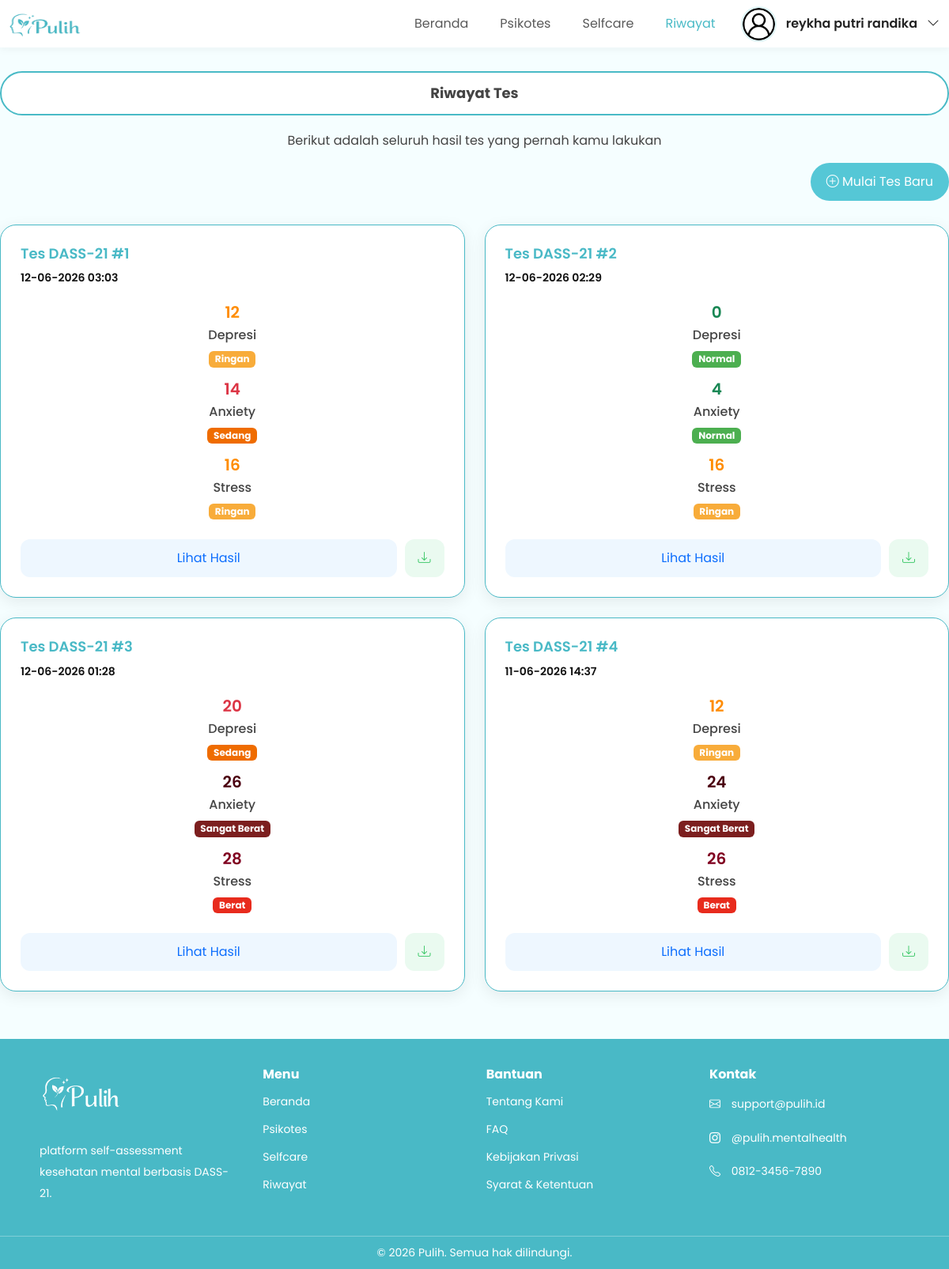
Screenshot of /riwayat (signed in) with the database file from the repository.
### app.py (models this page shows)
class RiwayatTes(db.Model):
    id = db.Column(
        db.Integer,
        primary_key=True
    )
    user_id = db.Column(
        db.Integer,
        db.ForeignKey('user.id')
    )
    tanggal = db.Column(
        db.DateTime
    )
    skor_depresi = db.Column(
        db.Integer
    )
    skor_anxiety = db.Column(
        db.Integer
    )
    skor_stress = db.Column(
        db.Integer
    )
    kategori_depresi = db.Column(
        db.String(50)
    )
    kategori_anxiety = db.Column(
        db.String(50)
    )
    kategori_stress = db.Column(
        db.String(50)
    )

### app.py (the view)
@app.route('/riwayat')
def riwayat():
    if 'user_id' not in session:
        return redirect('/')
    data = RiwayatTes.query.filter_by(
        user_id=session['user_id']
    ).order_by(
        RiwayatTes.tanggal.desc()
    ).all()
    for item in data:
        item.warna_depresi = warna_badge(
            item.kategori_depresi
        )
        item.warna_anxiety = warna_badge(
            item.kategori_anxiety
        )
        item.warna_stress = warna_badge(
            item.kategori_stress
        )
        item.text_depresi = warna_angka(
            item.kategori_depresi
        )
        item.text_anxiety = warna_angka(
            item.kategori_anxiety
        )
        item.text_stress = warna_angka(
            item.kategori_stress
        )
    return render_template(
        'riwayat.html',
        data=data,
        active_page='riwayat'
    )

### app.py (called while the page is built)
def warna_badge(kategori):
    if kategori == "Normal":
        return "badge-normal"
    elif kategori == "Ringan":
        return "badge-ringan"
    elif kategori == "Sedang":
        return "badge-sedang"
    elif kategori == "Berat":
        return "badge-berat"
    elif kategori == "Sangat Berat":
        return "badge-sangat-berat"

def warna_angka(kategori):
    if kategori == "Normal":
        return "text-success"
    elif kategori == "Ringan":
        return "text-ringan"
    elif kategori == "Sedang":
        return "text-danger"
    elif kategori == "Berat":
        return "text-berat"
    elif kategori == "Sangat Berat":
        return "text-sangat-berat"
    return "text-dark"

### templates/riwayat.html (shortened to what this page needs)
{% extends 'base.html' %} {% block content %}
<section class="riwayat-section">
    <div class="riwayat-container">
        <div class="riwayat-header" data-aos="zoom-in">
            <h1>Riwayat Tes</h1>
            </div>
            <p>Berikut adalah seluruh hasil tes yang pernah kamu lakukan</p>
        <div class="btn-wrapper" data-aos="fade-up">
            <a href="/tes_baru" class="tes-baru-btn">
                <i class="bi bi-plus-circle"></i>
                Mulai Tes Baru
            </a>
        </div>
        <div class="riwayat-grid">
            {% for item in data %}
            <div class="riwayat-item">
                <div class="riwayat-card" data-aos="fade-up">
                    <div class="riwayat-body">
                        <div class="riwayat-info">
                            <h5>Tes DASS-21 #{{ loop.index }}</h5>
                            <small>
                                {{ item.tanggal.strftime('%d-%m-%Y %H:%M') }}
                            </small>
                        </div>
                        <div class="hasil-grid">
                            <div class="hasil-item">
                                <h3 class="{{ item.text_depresi }}">
                                    {{ item.skor_depresi }}
                                </h3>
                                <span>Depresi</span>
                                <div class="badge {{ item.warna_depresi }}">
                                    {{ item.kategori_depresi }}
                                </div>
                            </div>
                            <div class="hasil-item">
                                <h3 class="{{ item.text_anxiety }}">
                                    {{ item.skor_anxiety }}
                                </h3>
                                <span>Anxiety</span>
                                <div class="badge {{ item.warna_anxiety }}">
                                    {{ item.kategori_anxiety }}
                                </div>
                            </div>
                            <div class="hasil-item">
                                <h3 class="{{ item.text_stress }}">
                                    {{ item.skor_stress }}
                                </h3>
                                <span>Stress</span>
                                <div class="badge {{ item.warna_stress }}">
                                    {{ item.kategori_stress }}
                                </div>
                            </div>
                        </div>
                        <div class="action-buttons">
                            <a href="/detail_hasil/{{ item.id }}"
                               class="btn-detail">
                               Lihat Hasil
                            </a>
                            <a href="{{ url_for('download_pdf', id=item.id) }}"
                               class="btn-download">
                                <i class="bi bi-download"></i>
                            </a>
                        </div>
                    </div>
                </div>
            </div>
            {% endfor %}
        </div>
    </div>
</section>
{% endblock %}

### templates/base.html (shortened to what this page needs)
<!DOCTYPE html>
<html lang="en">
<head>
    <link rel="stylesheet" href="{{ url_for('static', filename='css/style.css') }}">
    <link href="https://cdn.jsdelivr.net/npm/bootstrap@5.3.3/dist/css/bootstrap.min.css" rel="stylesheet">
    <link rel="stylesheet" href="https://cdn.jsdelivr.net/npm/bootstrap-icons@1.11.3/font/bootstrap-icons.min.css">
    <link href="https://unpkg.com/aos@2.3.4/dist/aos.css" rel="stylesheet">
    </head>
    <body>
    <nav class="navbar navbar-expand-lg fixed-top">
        <div class="container-fluid">
         <a class="navbar-brand" href="#">
            <img src="{{ url_for('static', filename='img/logo/logo.png') }}">
         </a>
            <div class="collapse navbar-collapse" id="navbarNav">
                <ul class="navbar-nav ms-auto align-items-center gap-4">
                 <li class="nav-item">
                    <a class="nav-link {% if active_page == 'home' %}active{% endif %}" href="/">
                        Beranda
                    </a>
                 </li>
                  <li class="nav-item">
                    <a class="nav-link {% if active_page == 'psikotes' %}active{% endif %}" href="/psikotes">
                        Psikotes
                    </a>
                 </li>
                 <li class="nav-item">
                    <a class="nav-link {% if active_page == 'selfcare' %}active{% endif %}" href="/selfcare">
                        Selfcare
                    </a>
                    </li>
                 <li class="nav-item">
                    <a class="nav-link {% if active_page == 'riwayat' %}active{% endif %}" href="/riwayat">
                        Riwayat
                    </a>
                 </li>
                    {% if session.get('user') %}
                        <div class="dropdown profile-dropdown">
                            <button class="profile-btn"
                            data-bs-toggle="dropdown">
                                <img src="{{ url_for('static',
                                filename='img/profile/profile.png') }}"
                                class="profile-icon">
                                <span>
                                    {{ session.get('user') }}
                                </span>
                                <i class="bi bi-chevron-down"></i>
                            </button>
                        </div>
                        {% else %}
                        <button class="login-btn"
                        data-bs-toggle="modal"
                        data-bs-target="#authModal">
                            Masuk / Daftar
                        </button>
                        {% endif %}
                 </ul>
            </div>
        </div>
    </nav>
{% block content %}
{% endblock %}
<footer class="footer">
    <div class="footer-container">
        <div class="footer-box">
            <img src="{{ url_for('static',
            filename='img/logo/logo_putih.png') }}"
            class="footer-logo">
            <p>
                platform self-assessment
                kesehatan mental berbasis DASS-21.
            </p>
        </div>
        <div class="footer-box">
            <h4>
                Menu
            </h4>
            <a href="/">
                Beranda
            </a>
            <a href="/psikotes">
                Psikotes
            </a>
            <a href="/selfcare">
                Selfcare
            </a>
            <a href="/riwayat">
                Riwayat
            </a>
        </div>
        <div class="footer-box">
            <h4>
                Bantuan
            </h4>
            <a href="/tentang">
                Tentang Kami
            </a>
            <a href="/faq">
                FAQ
            </a>
            <a href="/privasi">
                Kebijakan Privasi
            </a>
            <a href="/syarat">
                Syarat & Ketentuan
            </a>
        </div>
        <div class="footer-box">
            <h4>
                Kontak
            </h4>
            <p>
                <i class="bi bi-envelope"></i>
                support@pulih.id
            </p>
            <p>
                <i class="bi bi-instagram"></i>
                @pulih.mentalhealth
            </p>
            <p>
                <i class="bi bi-telephone"></i>
                0812-3456-7890
            </p>
        </div>
    </div>
    <div class="footer-bottom">
        <p>
            © 2026 Pulih. Semua hak dilindungi.
        </p>
    </div>
</footer>
    </body>

### static/css/style.css (style rules this page uses)
* { margin: 0; padding: 0; box-sizing: border-box; font-family: "Poppins", sans-serif; }
body { background: #f5feff !important; }
.navbar { height: 60px; padding: 20px 60px; background: #ffffff; box-shadow: 0 2px 10px rgba(41, 40, 40, 0.05); }
.navbar-brand img { width: 90px; height: 30px; }
.profile-icon { width: 38px; height: 38px; object-fit: cover; }
.nav-link { color: #111; font-weight: 600; transition: 0.3s; }
.nav-link.active { color: #49bac6 !important; }
.profile-btn { border: none; background: none; display: flex; align-items: center; gap: 12px; font-weight: 600; color: #222; }
.profile-icon { width: 45px; height: 45px; border-radius: 50%; border: 2px solid #ddf4f6; }
.profile-icon { width: 45px; height: 45px; border-radius: 50%; object-fit: cover; border: 2px solid #ddf4f6; }
.footer { background: #49b9c6; padding-top: 35px; margin-top: 60px; }
.footer-container { display: flex; justify-content: space-between; padding: 0 50px 25px; flex-wrap: wrap; }
.footer-box { width: 23%; }
.footer-logo { width: 110px; margin-bottom: 20px; }
.footer-box p { color: white; font-size: 14px; line-height: 1.9; }
.footer-box h4 { color: white; font-size: 16px; font-weight: 700; margin-bottom: 15px; }
.footer-box a { display: block; color: white; text-decoration: none; margin-bottom: 14px; font-size: 14px; transition: 0.3s; }
.footer-box i { margin-right: 10px; }
.footer-bottom { border-top: 1px solid rgba(255, 255, 255, 0.3); text-align: center; padding: 10px; }
.footer-bottom p { color: white; margin: 0; font-size: 14px; }
.psikotes-section,.selfcare-section, .hasil-section, .riwayat-section { padding-top: 90px; padding-bottom: 0px; }
.tes-header,.judul-box,.riwayat-header { width:100%; background:white; border:2px solid #49BAC6; border-radius:30px; padding:15px; text-align:center; margin-bottom:20px; }
.tes-header h1,.riwayat-header h1,.judul-box h1 { font-size:18px; font-weight:700; margin:0; }
.riwayat-container { max-width:1200px; margin:auto; text-align: center; font-size: 16px; color: #444; }
.btn-wrapper { display:flex; justify-content:flex-end; margin-bottom:30px; }
.tes-baru-btn { background:#55c7d6; color:white; padding:12px 20px; border-radius:25px; text-decoration:none; }
.riwayat-grid { display:grid; grid-template-columns:repeat(2,1fr); gap:25px; }
.riwayat-card { background:white; border-radius:20px; box-shadow:0 5px 20px rgba(0,0,0,.08); border: 1px solid #49b9c6; }
.riwayat-body { padding:25px; }
.riwayat-info { margin-bottom:20px; text-align: left; }
.riwayat-info h5 { color: #49b9c6; font-size: 18px; font-weight: 600; }
.riwayat-info small { color:#111; font-size: 14px; font-weight: 600; }
.hasil-grid { display:grid; grid-template-columns:repeat(3,1fr); text-align:center; gap:15px; margin-bottom:25px; }
.hasil-item { display:flex; flex-direction:column; align-items:center; justify-content:center; text-align:center; }
.hasil-item h3 { margin-bottom:5px; text-align: center; font-size: 20px; font-weight: 600; }
.hasil-item span { font-size: 16px; font-weight: 500; }
.badge { display:inline-block; padding:8px 16px; border-radius:50px; font-size:12px; font-weight:600; margin-top:8px; }
.badge-normal { background:#4caf50; color:#e9f2e9; }
.badge-ringan { background:#f8ac3a; color:#fff3e0; }
.badge-sedang { background:#ef6c00; color:#ffe0b2; }
.badge-berat { background:#e82b1d; color:#ffebee; }
.badge-sangat-berat { background:#7c1f1f; color:#cba6a6; }
.action-buttons { display:flex; gap:10px; }
.btn-detail { flex:1; text-align:center; padding:12px; border-radius:12px; text-decoration:none; background:#eef7ff; color:#0d6efd; }
.btn-download { width:50px; display:flex; align-items:center; justify-content:center; border-radius:12px; text-decoration:none; background:#eafaf0; color:rgb(64, 201, 107); }
@media (max-width:1200px) { .hasil-grid { grid-template-columns:1fr; } }
.card, .info-card, .riwayat-card { transition: 0.35s ease; }
.btn-primary, .auth-btn, .tes-baru-btn { transition: 0.3s; }
.navbar { transition: 0.3s; }
.text-ringan { color: #ff8c00 !important; }
.text-berat { color: #800020 !important; }
.text-sangat-berat { color: #4b0010 !important; }

### rows the page displays
RiwayatTes: tanggal "12-06-2026 03:03", skor_depresi "12", kategori_depresi "Ringan", skor_anxiety "14", kategori_anxiety "Sedang", skor_stress "16", kategori_stress "Ringan"
RiwayatTes: tanggal "12-06-2026 02:29", skor_depresi "0", kategori_depresi "Normal", skor_anxiety "4", kategori_anxiety "Normal", skor_stress "16", kategori_stress "Ringan"
RiwayatTes: tanggal "12-06-2026 01:28", skor_depresi "20", kategori_depresi "Sedang", skor_anxiety "26", kategori_anxiety "Sangat Berat", skor_stress "28", kategori_stress "Berat"
RiwayatTes: tanggal "11-06-2026 14:37", skor_depresi "12", kategori_depresi "Ringan", skor_anxiety "24", kategori_anxiety "Sangat Berat", skor_stress "26", kategori_stress "Berat"

### other values shown
{{ session.get('user') }} "reykha putri randika"
